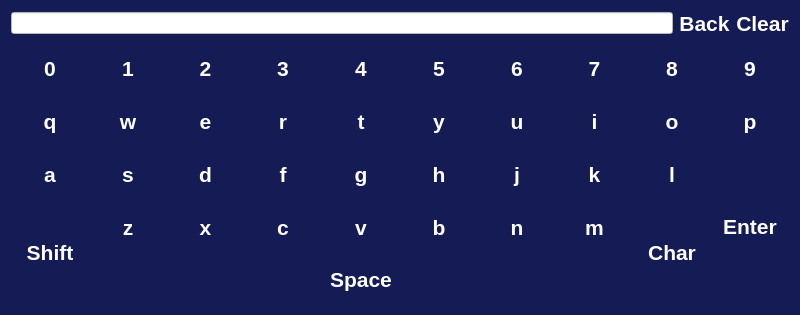
<?xml version="1.0" encoding="UTF-8"?>
<ui version="4.0">
 <class>Keyboard</class>
 <widget class="QWidget" name="Keyboard">
  <property name="windowModality">
   <enum>Qt::NonModal</enum>
  </property>
  <property name="geometry">
   <rect>
    <x>0</x>
    <y>0</y>
    <width>800</width>
    <height>315</height>
   </rect>
  </property>
  <property name="sizePolicy">
   <sizepolicy hsizetype="Preferred" vsizetype="Preferred">
    <horstretch>0</horstretch>
    <verstretch>0</verstretch>
   </sizepolicy>
  </property>
  <property name="windowTitle">
   <string notr="true">Keyboard</string>
  </property>
  <property name="styleSheet">
   <string notr="true">QWidget {
    background-color: #151B54;/*rgb(75,75,75);*/
    color: #151B54;
}

QTabWidget::pane {
    /*border-top: 1px solid white;*//*rgb(180,180,180);*/
    position: absolute;
    border: 2px solid #151B54;
	
    
}

QTabWidget::tab-bar {
    alignment: center;
}

QTabBar::tab {
    color: white;
    background-color: qlineargradient(spread:pad, x1:0, y1:0, x2:0, y2:1, stop:0 #151B54, stop:1 #151B54); /*rgb(116, 116, 118), stop:1 rgb(59, 57, 60));*/
    border: 2px solid #151B54; /*rgb(180,180,180);*/
    border-radius: 4px;
    padding: 4px;
    margin-left: 0.25em;
    margin-right: 0.25em;
}

QTabBar::tab:selected, QTabBar::tab:hover {
    color: #151B54; /*black;*/
    background: white; /*rgb(180,180,180);*/
}

QTabBar::tab:hover {
    border-color: #151B54; /*rgb(180,180,180);*/
}

QGroupBox { 
    color: #151B54;
    background: white;
    border-radius: 7px;
}

QGroupBox::title {
    subcontrol-origin: margin;
    subcontrol-position: top center;
    padding: 0.4em 0.4em 0.1em 0.4em;
    background: transparent;
}

QGroupBox[BackgroundImage=true] {
    color: black;
    background-color: #151B54;
    background-image: url(:/BackgroundImage.png);
}

QGroupBox QLabel {
    color: #151B54;
	background-color: transparent;
}


 QPushButton {
     font: bold 16pt;
     color: white ;
     background-color: transparent;
	border-image: url(:/usr/share/matrix-gui-2.0/apps/qt_tstat/appimages/pushblueup.png) 3 10 3 10 ;
 		border-top: 3px transparent;
     border-bottom: 3px transparent;
     border-right: 10px transparent;
     border-left: 10px transparent;
 }

QPushButton:focus {
	border-image: url(:/usr/share/matrix-gui-2.0/apps/qt_tstat/appimages/pushblueup.png) 3 10 3 10 ;
}

QPushButton:pressed {
	border-image: url(:/usr/share/matrix-gui-2.0/apps/qt_tstat/appimages/pushbluedown.png)  3 10 3 10;
}
</string>
  </property>
  <layout class="QVBoxLayout" name="verticalLayout">
   <item>
    <layout class="QHBoxLayout" name="horizontalLayout">
     <item>
      <widget class="QLineEdit" name="lineEdit">
       <property name="styleSheet">
        <string notr="true">color: rgb(0, 0, 0);
background-color: rgb(255, 255, 255);</string>
       </property>
      </widget>
     </item>
     <item>
      <widget class="QPushButton" name="backButton">
       <property name="text">
        <string>Back</string>
       </property>
      </widget>
     </item>
     <item>
      <widget class="QPushButton" name="clear">
       <property name="text">
        <string>Clear</string>
       </property>
      </widget>
     </item>
    </layout>
   </item>
   <item>
    <layout class="QGridLayout" name="gridLayout">
     <property name="spacing">
      <number>0</number>
     </property>
     <item row="1" column="0">
      <widget class="QPushButton" name="Buttonq">
       <property name="sizePolicy">
        <sizepolicy hsizetype="Expanding" vsizetype="Expanding">
         <horstretch>0</horstretch>
         <verstretch>0</verstretch>
        </sizepolicy>
       </property>
       <property name="text">
        <string>q</string>
       </property>
      </widget>
     </item>
     <item row="1" column="1">
      <widget class="QPushButton" name="Buttonw">
       <property name="sizePolicy">
        <sizepolicy hsizetype="Expanding" vsizetype="Expanding">
         <horstretch>0</horstretch>
         <verstretch>0</verstretch>
        </sizepolicy>
       </property>
       <property name="text">
        <string>w</string>
       </property>
      </widget>
     </item>
     <item row="1" column="2">
      <widget class="QPushButton" name="Buttone">
       <property name="sizePolicy">
        <sizepolicy hsizetype="Expanding" vsizetype="Expanding">
         <horstretch>0</horstretch>
         <verstretch>0</verstretch>
        </sizepolicy>
       </property>
       <property name="text">
        <string>e</string>
       </property>
      </widget>
     </item>
     <item row="1" column="3">
      <widget class="QPushButton" name="Buttonr">
       <property name="sizePolicy">
        <sizepolicy hsizetype="Expanding" vsizetype="Expanding">
         <horstretch>0</horstretch>
         <verstretch>0</verstretch>
        </sizepolicy>
       </property>
       <property name="text">
        <string>r</string>
       </property>
      </widget>
     </item>
     <item row="1" column="4">
      <widget class="QPushButton" name="Buttont">
       <property name="sizePolicy">
        <sizepolicy hsizetype="Expanding" vsizetype="Expanding">
         <horstretch>0</horstretch>
         <verstretch>0</verstretch>
        </sizepolicy>
       </property>
       <property name="text">
        <string>t</string>
       </property>
      </widget>
     </item>
     <item row="1" column="5">
      <widget class="QPushButton" name="Buttony">
       <property name="sizePolicy">
        <sizepolicy hsizetype="Expanding" vsizetype="Expanding">
         <horstretch>0</horstretch>
         <verstretch>0</verstretch>
        </sizepolicy>
       </property>
       <property name="text">
        <string>y</string>
       </property>
      </widget>
     </item>
     <item row="1" column="6">
      <widget class="QPushButton" name="Buttonu">
       <property name="sizePolicy">
        <sizepolicy hsizetype="Expanding" vsizetype="Expanding">
         <horstretch>0</horstretch>
         <verstretch>0</verstretch>
        </sizepolicy>
       </property>
       <property name="text">
        <string>u</string>
       </property>
      </widget>
     </item>
     <item row="1" column="7">
      <widget class="QPushButton" name="Buttoni">
       <property name="sizePolicy">
        <sizepolicy hsizetype="Expanding" vsizetype="Expanding">
         <horstretch>0</horstretch>
         <verstretch>0</verstretch>
        </sizepolicy>
       </property>
       <property name="text">
        <string>i</string>
       </property>
      </widget>
     </item>
     <item row="1" column="8">
      <widget class="QPushButton" name="Buttono">
       <property name="sizePolicy">
        <sizepolicy hsizetype="Expanding" vsizetype="Expanding">
         <horstretch>0</horstretch>
         <verstretch>0</verstretch>
        </sizepolicy>
       </property>
       <property name="text">
        <string>o</string>
       </property>
      </widget>
     </item>
     <item row="3" column="1">
      <widget class="QPushButton" name="Buttons">
       <property name="sizePolicy">
        <sizepolicy hsizetype="Expanding" vsizetype="Expanding">
         <horstretch>0</horstretch>
         <verstretch>0</verstretch>
        </sizepolicy>
       </property>
       <property name="text">
        <string>s</string>
       </property>
      </widget>
     </item>
     <item row="3" column="2">
      <widget class="QPushButton" name="Buttond">
       <property name="sizePolicy">
        <sizepolicy hsizetype="Expanding" vsizetype="Expanding">
         <horstretch>0</horstretch>
         <verstretch>0</verstretch>
        </sizepolicy>
       </property>
       <property name="text">
        <string>d</string>
       </property>
      </widget>
     </item>
     <item row="3" column="3">
      <widget class="QPushButton" name="Buttonf">
       <property name="sizePolicy">
        <sizepolicy hsizetype="Expanding" vsizetype="Expanding">
         <horstretch>0</horstretch>
         <verstretch>0</verstretch>
        </sizepolicy>
       </property>
       <property name="text">
        <string>f</string>
       </property>
      </widget>
     </item>
     <item row="3" column="4">
      <widget class="QPushButton" name="Buttong">
       <property name="sizePolicy">
        <sizepolicy hsizetype="Expanding" vsizetype="Expanding">
         <horstretch>0</horstretch>
         <verstretch>0</verstretch>
        </sizepolicy>
       </property>
       <property name="text">
        <string>g</string>
       </property>
      </widget>
     </item>
     <item row="3" column="5">
      <widget class="QPushButton" name="Buttonh">
       <property name="sizePolicy">
        <sizepolicy hsizetype="Expanding" vsizetype="Expanding">
         <horstretch>0</horstretch>
         <verstretch>0</verstretch>
        </sizepolicy>
       </property>
       <property name="text">
        <string>h</string>
       </property>
      </widget>
     </item>
     <item row="3" column="6">
      <widget class="QPushButton" name="Buttonj">
       <property name="sizePolicy">
        <sizepolicy hsizetype="Expanding" vsizetype="Expanding">
         <horstretch>0</horstretch>
         <verstretch>0</verstretch>
        </sizepolicy>
       </property>
       <property name="text">
        <string>j</string>
       </property>
      </widget>
     </item>
     <item row="3" column="7">
      <widget class="QPushButton" name="Buttonk">
       <property name="sizePolicy">
        <sizepolicy hsizetype="Expanding" vsizetype="Expanding">
         <horstretch>0</horstretch>
         <verstretch>0</verstretch>
        </sizepolicy>
       </property>
       <property name="text">
        <string>k</string>
       </property>
      </widget>
     </item>
     <item row="3" column="8">
      <widget class="QPushButton" name="Buttonl">
       <property name="sizePolicy">
        <sizepolicy hsizetype="Expanding" vsizetype="Expanding">
         <horstretch>0</horstretch>
         <verstretch>0</verstretch>
        </sizepolicy>
       </property>
       <property name="text">
        <string>l</string>
       </property>
      </widget>
     </item>
     <item row="4" column="1">
      <widget class="QPushButton" name="Buttonz">
       <property name="sizePolicy">
        <sizepolicy hsizetype="Expanding" vsizetype="Expanding">
         <horstretch>0</horstretch>
         <verstretch>0</verstretch>
        </sizepolicy>
       </property>
       <property name="text">
        <string>z</string>
       </property>
      </widget>
     </item>
     <item row="4" column="2">
      <widget class="QPushButton" name="Buttonx">
       <property name="sizePolicy">
        <sizepolicy hsizetype="Expanding" vsizetype="Expanding">
         <horstretch>0</horstretch>
         <verstretch>0</verstretch>
        </sizepolicy>
       </property>
       <property name="text">
        <string>x</string>
       </property>
      </widget>
     </item>
     <item row="4" column="3">
      <widget class="QPushButton" name="Buttonc">
       <property name="sizePolicy">
        <sizepolicy hsizetype="Expanding" vsizetype="Expanding">
         <horstretch>0</horstretch>
         <verstretch>0</verstretch>
        </sizepolicy>
       </property>
       <property name="text">
        <string>c</string>
       </property>
      </widget>
     </item>
     <item row="4" column="4">
      <widget class="QPushButton" name="Buttonv">
       <property name="sizePolicy">
        <sizepolicy hsizetype="Expanding" vsizetype="Expanding">
         <horstretch>0</horstretch>
         <verstretch>0</verstretch>
        </sizepolicy>
       </property>
       <property name="text">
        <string>v</string>
       </property>
      </widget>
     </item>
     <item row="4" column="5">
      <widget class="QPushButton" name="Buttonb">
       <property name="sizePolicy">
        <sizepolicy hsizetype="Expanding" vsizetype="Expanding">
         <horstretch>0</horstretch>
         <verstretch>0</verstretch>
        </sizepolicy>
       </property>
       <property name="text">
        <string>b</string>
       </property>
      </widget>
     </item>
     <item row="4" column="6">
      <widget class="QPushButton" name="Buttonn">
       <property name="sizePolicy">
        <sizepolicy hsizetype="Expanding" vsizetype="Expanding">
         <horstretch>0</horstretch>
         <verstretch>0</verstretch>
        </sizepolicy>
       </property>
       <property name="text">
        <string>n</string>
       </property>
      </widget>
     </item>
     <item row="4" column="7">
      <widget class="QPushButton" name="Buttonm">
       <property name="sizePolicy">
        <sizepolicy hsizetype="Expanding" vsizetype="Expanding">
         <horstretch>0</horstretch>
         <verstretch>0</verstretch>
        </sizepolicy>
       </property>
       <property name="text">
        <string>m</string>
       </property>
      </widget>
     </item>
     <item row="4" column="8" rowspan="2">
      <widget class="QPushButton" name="char_2">
       <property name="sizePolicy">
        <sizepolicy hsizetype="Expanding" vsizetype="Expanding">
         <horstretch>0</horstretch>
         <verstretch>0</verstretch>
        </sizepolicy>
       </property>
       <property name="text">
        <string>Char</string>
       </property>
       <property name="checkable">
        <bool>true</bool>
       </property>
       <property name="checked">
        <bool>false</bool>
       </property>
      </widget>
     </item>
     <item row="5" column="1" colspan="7">
      <widget class="QPushButton" name="space">
       <property name="minimumSize">
        <size>
         <width>0</width>
         <height>50</height>
        </size>
       </property>
       <property name="text">
        <string>Space</string>
       </property>
      </widget>
     </item>
     <item row="0" column="0">
      <widget class="QPushButton" name="Button0">
       <property name="sizePolicy">
        <sizepolicy hsizetype="Expanding" vsizetype="Expanding">
         <horstretch>0</horstretch>
         <verstretch>0</verstretch>
        </sizepolicy>
       </property>
       <property name="text">
        <string>0</string>
       </property>
      </widget>
     </item>
     <item row="0" column="1">
      <widget class="QPushButton" name="Button1">
       <property name="sizePolicy">
        <sizepolicy hsizetype="Expanding" vsizetype="Expanding">
         <horstretch>0</horstretch>
         <verstretch>0</verstretch>
        </sizepolicy>
       </property>
       <property name="text">
        <string>1</string>
       </property>
      </widget>
     </item>
     <item row="0" column="2">
      <widget class="QPushButton" name="Button2">
       <property name="sizePolicy">
        <sizepolicy hsizetype="Expanding" vsizetype="Expanding">
         <horstretch>0</horstretch>
         <verstretch>0</verstretch>
        </sizepolicy>
       </property>
       <property name="text">
        <string>2</string>
       </property>
      </widget>
     </item>
     <item row="0" column="3">
      <widget class="QPushButton" name="Button3">
       <property name="sizePolicy">
        <sizepolicy hsizetype="Expanding" vsizetype="Expanding">
         <horstretch>0</horstretch>
         <verstretch>0</verstretch>
        </sizepolicy>
       </property>
       <property name="text">
        <string>3</string>
       </property>
      </widget>
     </item>
     <item row="0" column="4">
      <widget class="QPushButton" name="Button4">
       <property name="sizePolicy">
        <sizepolicy hsizetype="Expanding" vsizetype="Expanding">
         <horstretch>0</horstretch>
         <verstretch>0</verstretch>
        </sizepolicy>
       </property>
       <property name="text">
        <string>4</string>
       </property>
      </widget>
     </item>
     <item row="0" column="5">
      <widget class="QPushButton" name="Button5">
       <property name="sizePolicy">
        <sizepolicy hsizetype="Expanding" vsizetype="Expanding">
         <horstretch>0</horstretch>
         <verstretch>0</verstretch>
        </sizepolicy>
       </property>
       <property name="text">
        <string>5</string>
       </property>
      </widget>
     </item>
     <item row="0" column="6">
      <widget class="QPushButton" name="Button6">
       <property name="sizePolicy">
        <sizepolicy hsizetype="Expanding" vsizetype="Expanding">
         <horstretch>0</horstretch>
         <verstretch>0</verstretch>
        </sizepolicy>
       </property>
       <property name="text">
        <string>6</string>
       </property>
      </widget>
     </item>
     <item row="0" column="7">
      <widget class="QPushButton" name="Button7">
       <property name="sizePolicy">
        <sizepolicy hsizetype="Expanding" vsizetype="Expanding">
         <horstretch>0</horstretch>
         <verstretch>0</verstretch>
        </sizepolicy>
       </property>
       <property name="text">
        <string>7</string>
       </property>
      </widget>
     </item>
     <item row="0" column="8">
      <widget class="QPushButton" name="Button8">
       <property name="sizePolicy">
        <sizepolicy hsizetype="Expanding" vsizetype="Expanding">
         <horstretch>0</horstretch>
         <verstretch>0</verstretch>
        </sizepolicy>
       </property>
       <property name="text">
        <string>8</string>
       </property>
      </widget>
     </item>
     <item row="0" column="9">
      <widget class="QPushButton" name="Button9">
       <property name="sizePolicy">
        <sizepolicy hsizetype="Expanding" vsizetype="Expanding">
         <horstretch>0</horstretch>
         <verstretch>0</verstretch>
        </sizepolicy>
       </property>
       <property name="text">
        <string>9</string>
       </property>
      </widget>
     </item>
     <item row="1" column="9">
      <widget class="QPushButton" name="Buttonp">
       <property name="sizePolicy">
        <sizepolicy hsizetype="Expanding" vsizetype="Expanding">
         <horstretch>0</horstretch>
         <verstretch>0</verstretch>
        </sizepolicy>
       </property>
       <property name="text">
        <string>p</string>
       </property>
      </widget>
     </item>
     <item row="3" column="9" rowspan="3">
      <widget class="QPushButton" name="enterButton">
       <property name="sizePolicy">
        <sizepolicy hsizetype="Expanding" vsizetype="Expanding">
         <horstretch>0</horstretch>
         <verstretch>0</verstretch>
        </sizepolicy>
       </property>
       <property name="text">
        <string>Enter</string>
       </property>
      </widget>
     </item>
     <item row="3" column="0">
      <widget class="QPushButton" name="Buttona">
       <property name="sizePolicy">
        <sizepolicy hsizetype="Expanding" vsizetype="Expanding">
         <horstretch>0</horstretch>
         <verstretch>0</verstretch>
        </sizepolicy>
       </property>
       <property name="text">
        <string>a</string>
       </property>
      </widget>
     </item>
     <item row="4" column="0" rowspan="2">
      <widget class="QPushButton" name="shift">
       <property name="sizePolicy">
        <sizepolicy hsizetype="Expanding" vsizetype="Expanding">
         <horstretch>0</horstretch>
         <verstretch>0</verstretch>
        </sizepolicy>
       </property>
       <property name="styleSheet">
        <string notr="true">QPushButton:focus {
	border-image: url(:/usr/share/matrix-gui-2.0/apps/qt_tstat/appimages/pushblueup.png)  3 10 3 10;
}</string>
       </property>
       <property name="text">
        <string>Shift</string>
       </property>
      </widget>
     </item>
    </layout>
   </item>
  </layout>
 </widget>
 <resources/>
 <connections/>
</ui>
